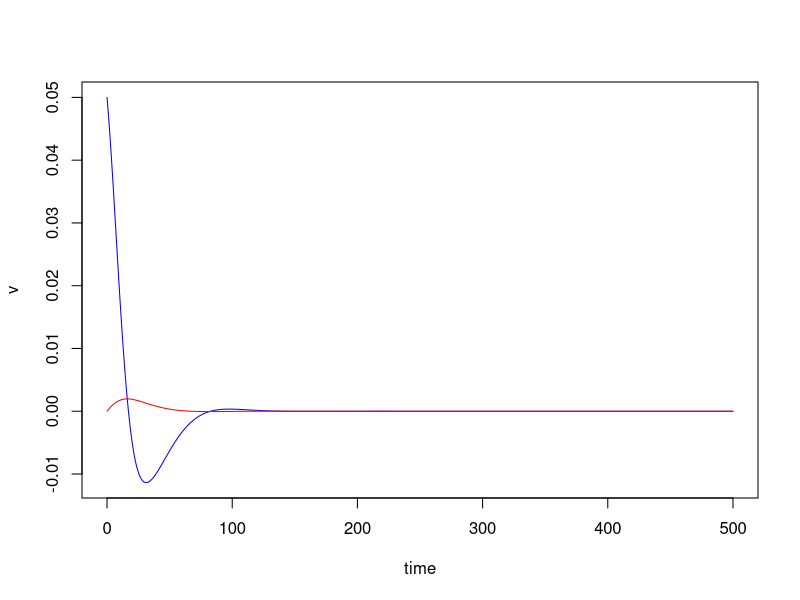

Write R code to recreate this figure.
#
# numerically solve FitzHugh-Nagumo equations
#    dv/dt = r*v*(1-v/K)*(v/a-1) - b*w + I0
#    dw/dt = ep*(v-w)
#

# set parameters
# --------------
dt     = 0.1        # time step
Nt     = 5000        # number of time steps

r     = 0.1         # low v decay rate
K     = 1.0         # carrying capacity
a     = 0.1         # threshold
v0    = 0.05        # initial condition

ep    = 0.005        # recovery rate (inverse time scale)
b     = 1           # rate w lowers v
I0    = 0.0          # input current

#  dv/dt = fv(v,w)
#  dw/dt = fw(v,w)
#
fv=function(v,w) r*v*(1-v/K)*(v/a-1) - b*w + I0
fw=function(v,w) ep*(v-w)

# initialize storage for solution and time vector
#--------------------------------
v   = numeric(Nt+1)
w   = numeric(Nt+1)
t   = (0:Nt)*dt

# set initial conditions
# ----------------------
v[1] = v0

# run simulation
# --------------

for (n in 1:Nt){
  
  # update
  #
  v[n+1] = v[n] + dt*fv(v[n],w[n])
  w[n+1] = w[n] + dt*fw(v[n],w[n])
  
}  # end loop in time

# plot the solution
#------------------
plot(t,v,xlab='time',type='l',col='blue')
lines(t,w,col='red')

